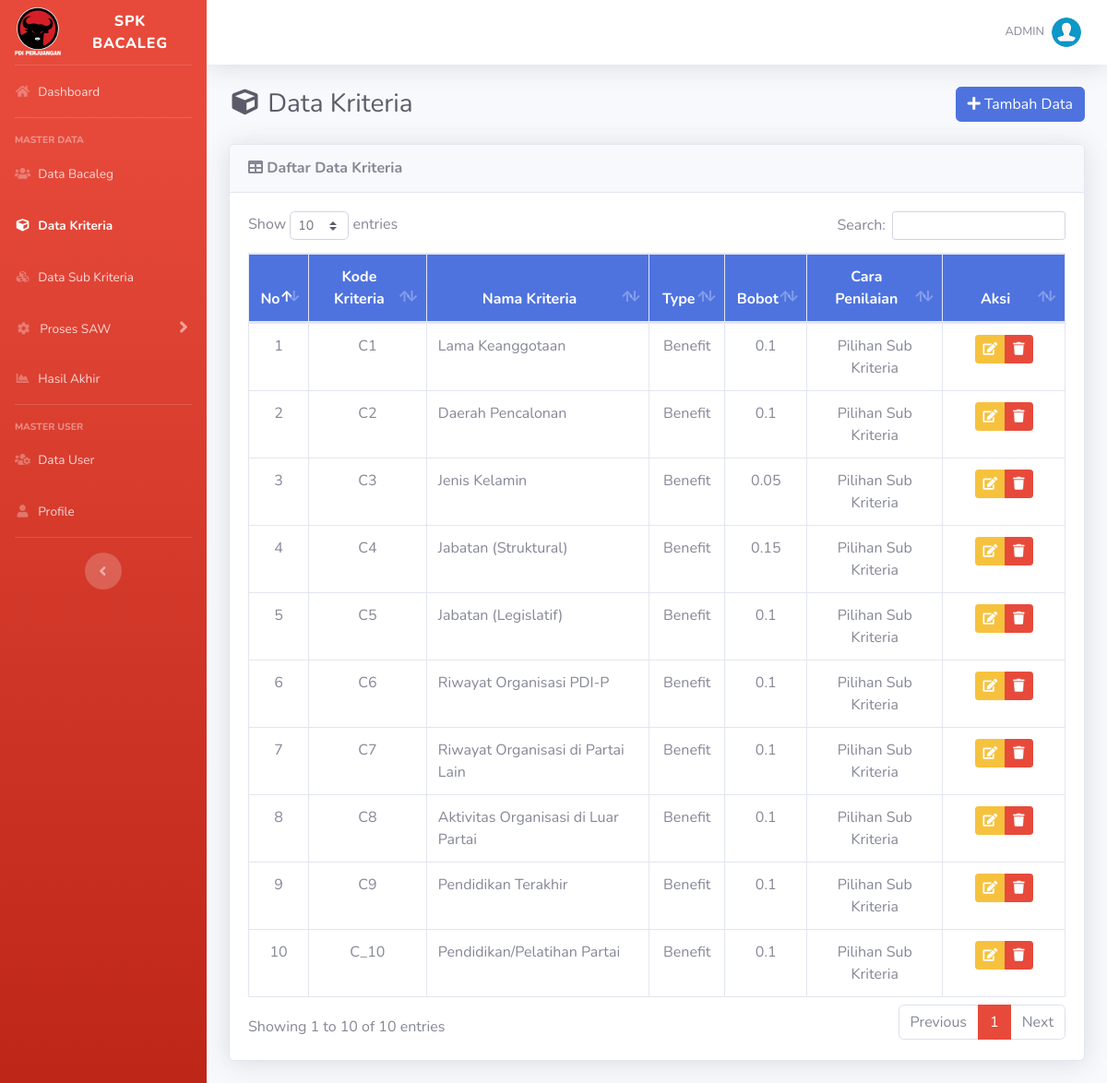
/list-kriteria.php (signed in), run on the app's committed database.
### tables this page shows
CREATE TABLE `kriteria` (
  `id_kriteria` int(11) NOT NULL,
  `kode_kriteria` varchar(255) NOT NULL,
  `kriteria` varchar(50) NOT NULL,
  `type` enum('Benefit','Cost') NOT NULL,
  `bobot` float NOT NULL,
  `ada_pilihan` tinyint(1) DEFAULT NULL
);

### list-kriteria.php (the view, shortened to what this page needs)
<?php
require_once('includes/init.php');
require_once('template/header.php');
?>
<div class="d-sm-flex align-items-center justify-content-between mb-4">
	<h1 class="h3 mb-0 text-gray-800"><i class="fas fa-fw fa-cube"></i> Data Kriteria</h1>
	<a href="tambah-kriteria.php" class="btn btn-primary"> <i class="fa fa-plus"></i> Tambah Data </a>
</div>
<div class="card shadow mb-4">
	<div class="card-header py-3">
		<h6 class="m-0 font-weight-bold"><i class="fa fa-table"></i> Daftar Data Kriteria</h6>
	</div>
	<div class="card-body">
		<div class="table-responsive">
			<table class="table table-bordered" id="dataTable" width="100%" cellspacing="0">
				<thead class="bg-primary text-white">
					<tr align="center">
						<th>No</th>
						<th>Kode Kriteria</th>
						<th>Nama Kriteria</th>
						<th>Type</th>
						<th>Bobot</th>
						<th>Cara Penilaian</th>
						<th width="15%">Aksi</th>
					</tr>
				</thead>
				<tbody>
					<?php
					$no = 1;
					$query = mysqli_query($koneksi, "SELECT * FROM kriteria ORDER BY kode_kriteria ASC");
					while ($data = mysqli_fetch_array($query)) :
					?>
						<tr align="center">
							<td><?php echo $no; ?></td>
							<td><?php echo $data['kode_kriteria']; ?></td>
							<td align="left"><?php echo $data['kriteria']; ?></td>
							<td><?php echo $data['type']; ?></td>
							<td><?php echo $data['bobot']; ?></td>
							<td><?php echo ($data['ada_pilihan']) ? 'Pilihan Sub Kriteria' : 'Input Langsung'; ?></td>
							<td>
								<div class="btn-group" role="group">
									<a data-toggle="tooltip" data-placement="bottom" title="Edit Data" href="edit-kriteria.php?id=<?php echo $data['id_kriteria']; ?>" class="btn btn-warning btn-sm"><i class="fa fa-edit"></i></a>
									<a data-toggle="tooltip" data-placement="bottom" title="Hapus Data" href="hapus-kriteria.php?id=<?php echo $data['id_kriteria']; ?>" onclick="return confirm ('Apakah anda yakin untuk meghapus data ini')" class="btn btn-danger btn-sm"><i class="fa fa-trash"></i></a>
								</div>
							</td>
						</tr>
					<?php
						$no++;
					endwhile; ?>
				</tbody>
			</table>
		</div>
	</div>
</div>
<?php
require_once('template/footer.php');
?>

### data on the page
kriteria: kode_kriteria "C1", kriteria "Lama Keanggotaan", type "Benefit", bobot "0.1", ada_pilihan "Pilihan Sub Kriteria"
kriteria: kode_kriteria "C2", kriteria "Daerah Pencalonan", type "Benefit", bobot "0.1", ada_pilihan "Pilihan Sub Kriteria"
kriteria: kode_kriteria "C3", kriteria "Jenis Kelamin", type "Benefit", bobot "0.05", ada_pilihan "Pilihan Sub Kriteria"
kriteria: kode_kriteria "C4", kriteria "Jabatan (Struktural)", type "Benefit", bobot "0.15", ada_pilihan "Pilihan Sub Kriteria"
kriteria: kode_kriteria "C5", kriteria "Jabatan (Legislatif)", type "Benefit", bobot "0.1", ada_pilihan "Pilihan Sub Kriteria"
kriteria: kode_kriteria "C6", kriteria "Riwayat Organisasi PDI-P", type "Benefit", bobot "0.1", ada_pilihan "Pilihan Sub Kriteria"
kriteria: kode_kriteria "C7", kriteria "Riwayat Organisasi di Partai Lain", type "Benefit", bobot "0.1", ada_pilihan "Pilihan Sub Kriteria"
kriteria: kode_kriteria "C8", kriteria "Aktivitas Organisasi di Luar Partai", type "Benefit", bobot "0.1", ada_pilihan "Pilihan Sub Kriteria"
kriteria: kode_kriteria "C9", kriteria "Pendidikan Terakhir", type "Benefit", bobot "0.1", ada_pilihan "Pilihan Sub Kriteria"
kriteria: kode_kriteria "C_10", kriteria "Pendidikan/Pelatihan Partai", type "Benefit", bobot "0.1", ada_pilihan "Pilihan Sub Kriteria"

### other printed values
$_SESSION['username'] "ADMIN"
